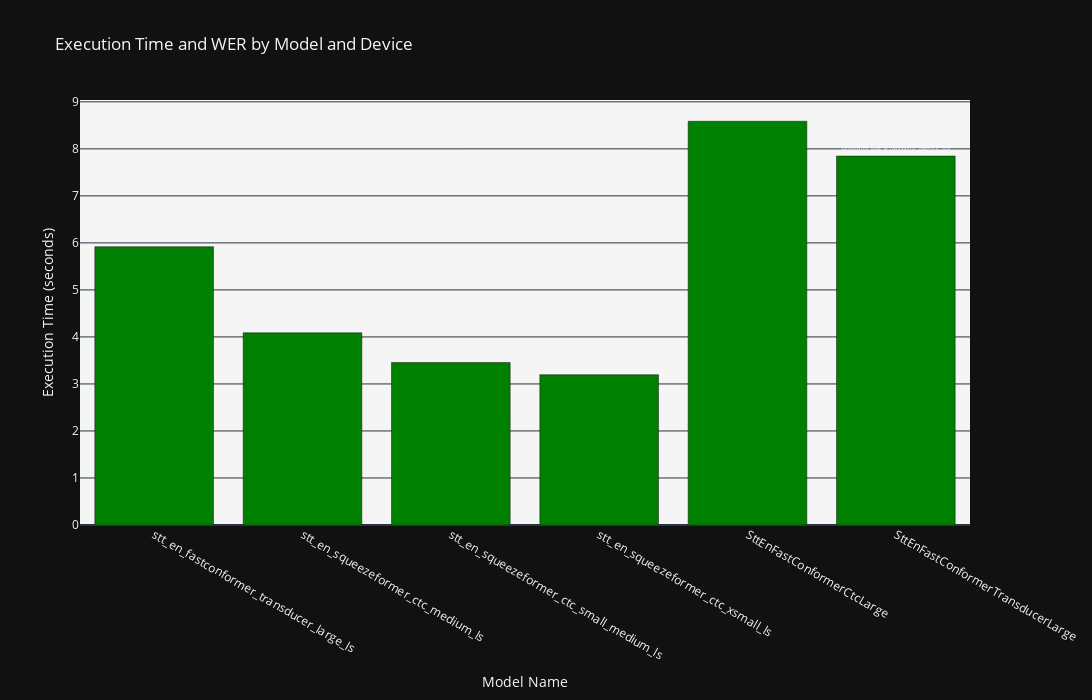

The notebook cell saved with this chart:
### Code cell
import plotly.graph_objs as go
import pandas as pd

# Create a pandas DataFrame from the provided data

# Create a bar plot with Plotly
fig = go.Figure()

# Separate the data into CPU and GPU
cpu_df = df[df["device"] == "CPU"]
gpu_df = df[df["device"] == "GPU"]

# Add traces for CPU and GPU devices
fig.add_trace(
    go.Bar(
        x=cpu_df["model_name"],
        y=cpu_df["exec_time"],
        text=cpu_df["wer"],
        textposition="outside",
        name="CPU",
        marker_color="red",
    )
)
# set bar text in center
fig.add_trace(
    go.Bar(
        x=gpu_df["model_name"],
        y=gpu_df["exec_time"],
        text=gpu_df["wer"],
        textfont=dict(size=16),  # Set the text font size

        textposition="outside",
        name="GPU",
        marker_color="green",
    )
)


# Update the layout # set bar text in center
fig.update_layout(
    title="Execution Time and WER by Model and Device",
    xaxis=dict(title="Model Name"),
    yaxis=dict(title="Execution Time (seconds)"),
    legend=dict(x=1, y=1, xanchor="right", yanchor="top"),
    width=1100,
    height=700,
    plot_bgcolor="rgb(245, 245, 245)",
)



fig.show()

### Figure 1 — Plotly figure (JSON) as saved in the notebook; plotly's stock layout.template omitted (floating-point values rounded to 4 significant figures)
{"data": [{"marker": {"color": "red"}, "name": "CPU", "text": [], "textposition": "outside", "x": [], "y": [], "type": "bar"}, {"marker": {"color": "green"}, "name": "GPU", "text": ["<function wer at 0x000001C16B532C20>", "<function wer at 0x000001C16B532C20>", "<function wer at 0x000001C16B532C20>", "<function wer at 0x000001C16B532C20>", "<function wer at 0x000001C16B532C20>", "<function wer at 0x000001C16B532C20>"], "textfont": {"size": 16}, "textposition": "outside", "x": ["stt_en_fastconformer_transducer_large_ls", "stt_en_squeezeformer_ctc_medium_ls", "stt_en_squeezeformer_ctc_small_medium_ls", "stt_en_squeezeformer_ctc_xsmall_ls", "SttEnFastConformerCtcLarge", "SttEnFastConformerTransducerLarge"], "y": [5.919, 4.087, 3.456, 3.196, 8.587, 7.847], "type": "bar"}], "layout": {"legend": {"x": 1, "y": 1, "xanchor": "right", "yanchor": "top"}, "title": {"text": "Execution Time and WER by Model and Device"}, "xaxis": {"title": {"text": "Model Name"}}, "yaxis": {"title": {"text": "Execution Time (seconds)"}}, "width": 1100, "height": 700, "plot_bgcolor": "rgb(245, 245, 245)"}}
